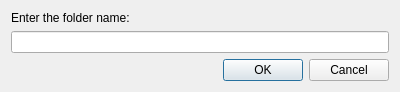
<?xml version="1.0" encoding="UTF-8"?>
<ui version="4.0">
 <class>FolderNameDialog</class>
 <widget class="QDialog" name="FolderNameDialog">
  <property name="geometry">
   <rect>
    <x>0</x>
    <y>0</y>
    <width>400</width>
    <height>86</height>
   </rect>
  </property>
  <property name="sizePolicy">
   <sizepolicy hsizetype="Fixed" vsizetype="Fixed">
    <horstretch>0</horstretch>
    <verstretch>0</verstretch>
   </sizepolicy>
  </property>
  <property name="windowTitle">
   <string>Dialog</string>
  </property>
  <layout class="QVBoxLayout" name="verticalLayout">
   <item>
    <widget class="QLabel" name="label">
     <property name="text">
      <string>Enter the folder name:</string>
     </property>
    </widget>
   </item>
   <item>
    <widget class="QLineEdit" name="nameEdit"/>
   </item>
   <item>
    <widget class="QDialogButtonBox" name="buttonBox">
     <property name="orientation">
      <enum>Qt::Horizontal</enum>
     </property>
     <property name="standardButtons">
      <set>QDialogButtonBox::Cancel|QDialogButtonBox::Ok</set>
     </property>
    </widget>
   </item>
  </layout>
 </widget>
 <resources/>
 <connections>
  <connection>
   <sender>buttonBox</sender>
   <signal>accepted()</signal>
   <receiver>FolderNameDialog</receiver>
   <slot>accept()</slot>
   <hints>
    <hint type="sourcelabel">
     <x>248</x>
     <y>254</y>
    </hint>
    <hint type="destinationlabel">
     <x>157</x>
     <y>274</y>
    </hint>
   </hints>
  </connection>
  <connection>
   <sender>buttonBox</sender>
   <signal>rejected()</signal>
   <receiver>FolderNameDialog</receiver>
   <slot>reject()</slot>
   <hints>
    <hint type="sourcelabel">
     <x>316</x>
     <y>260</y>
    </hint>
    <hint type="destinationlabel">
     <x>286</x>
     <y>274</y>
    </hint>
   </hints>
  </connection>
 </connections>
</ui>
